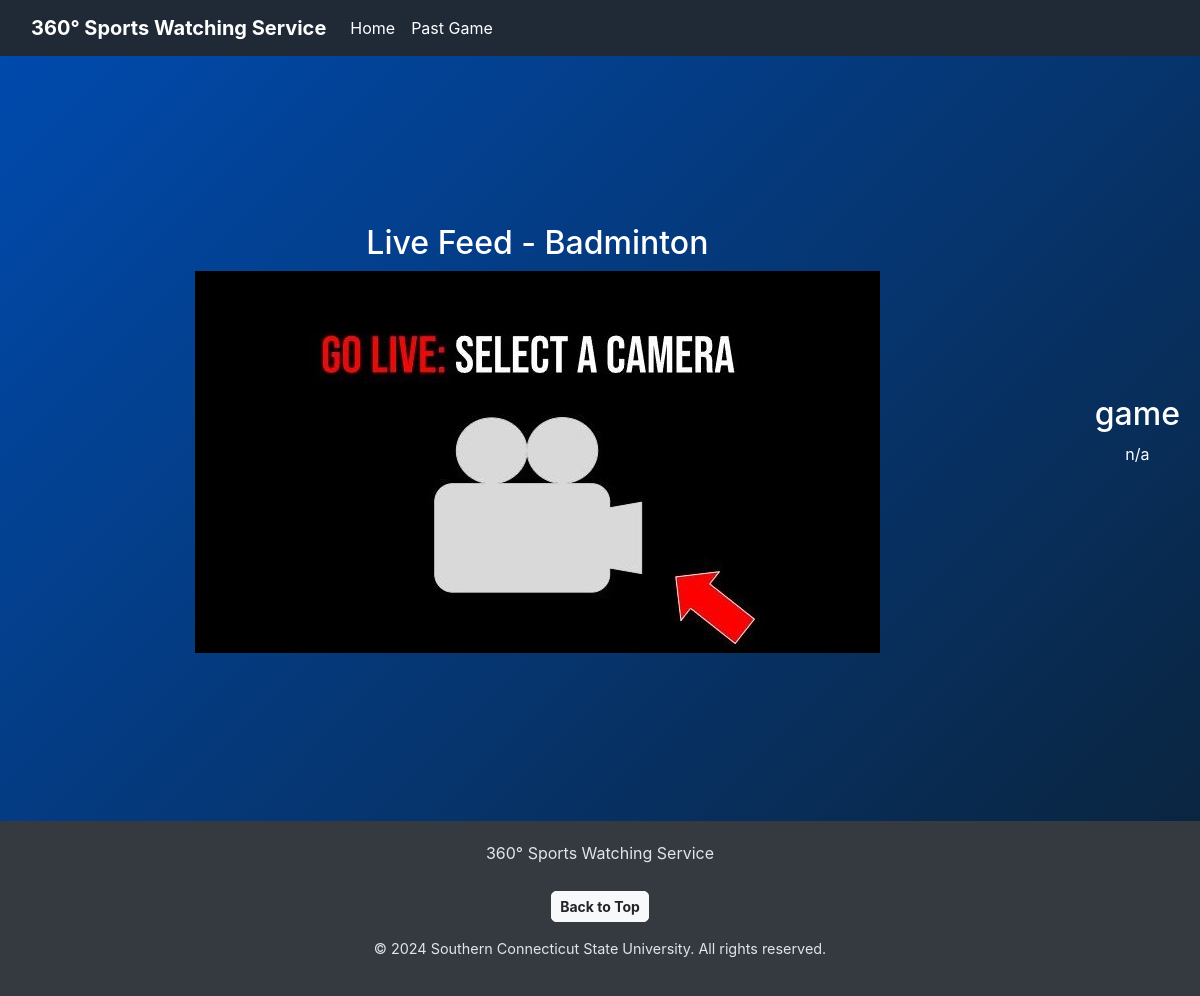
/event-page-1, run on the app's committed database.
### app/models.py (models this page shows)
class Event(db.Model):
    __tablename__ = 'Event'
    id = db.Column(db.Integer, primary_key=True)
    s_id = db.Column(db.Integer, ForeignKey('Site.id', ondelete='CASCADE'), nullable=False)
    event_name = db.Column(db.String(100), nullable=False)
    sport = db.Column(db.String(50), nullable=False)
    date = db.Column(db.Date, nullable=False)
    s_time = db.Column(db.Time, nullable=False) #start time
    e_time = db.Column(db.Time, nullable=False) #end time
    notes = db.Column(db.Text)
    port = db.Column(db.Integer)
    ip = db.Column(db.String(50))
    e_id = db.Column(db.String(50)) #event ID

### app/routes.py (the view)
@app.route('/events_eo/event-page-<int:id>')
@app.route('/events_sm/event-page-<int:id>')
@app.route('/events/event-page-<int:id>')
@app.route('/event-page-<int:id>')
def event_page(id):
    id = int(id)
    event = Event.query.get(id) #gets the event data needed
    site_id = event.s_id
    cameras = Camera.query.filter_by(s_id=site_id).all()
    return render_template('event-page.html', event=event, cameras=cameras, id=id)

### app/templates/event-page.html (shortened to what this page needs)
{% extends "parent-templates/base-content.html" %}
{% block playback %}{{event.id}}{% endblock %}
{% block additional_links %}
<link rel="stylesheet" href="{{url_for('static', filename = 'css/event-page.css')}}">
{% endblock %}
{% block content %}
<main class="main-content-container" style="background: linear-gradient(135deg, #004aad, #0a2540); color: #ffffff;">
  <section class="camera-info-containter">
      <p class="h2 cam-heading" style="color: #ffffff;">Live Feed - {{event.sport}}</p>
      <div class="main-camera">
          <img class="main-feed cam-container" src="{{url_for('static', filename = 'images/server_messages/Go_Live_Display.JPG')}}" alt = "Camera Feed">
      </div>
  </section>
  <section class="event-info-container">
      <p class="h2" style="color: #ffffff;">
          {{event.event_name}}
      </p>
      <p style="color: #ffffff;">
          {{event.notes}}
      </p>
  </section>
</main>
{% endblock %}

### app/static/css/general.css (style rules this page uses)
body { margin: 0px; }

### app/static/css/event-page.css (style rules this page uses)
.main-content-container { height: 765px; display: flex; align-items: center; justify-content: space-between; }
.main-content-container .camera-info-containter { flex-grow: 2; }
.camera-info-containter, .event-info-container { padding: 20px; }
.camera-info-containter { display: flex; flex-direction: column; align-items: center; justify-content: center; }
.event-info-container { text-align: center; }

### data on the page
Event: sport "Badminton", event_name "game", notes "n/a"
